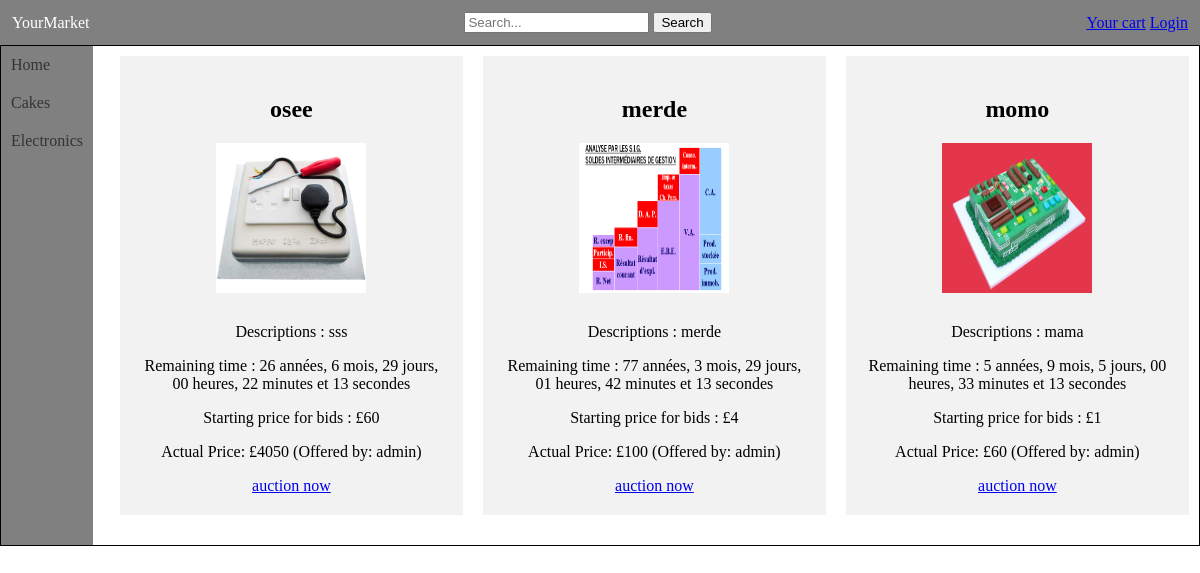
Page /electronics.php on the committed database.
### tables this page shows
CREATE TABLE IF NOT EXISTS `items` (
  `id` int NOT NULL AUTO_INCREMENT,
  `nameItem` varchar(200) NOT NULL,
  `descriptions` varchar(999) NOT NULL,
  `price` double NOT NULL,
  `categories` int NOT NULL,
  `sellType` int NOT NULL,
  `quantity` int NOT NULL DEFAULT '1',
  `available` tinyint(1) NOT NULL DEFAULT '1',
  `endDate` datetime DEFAULT NULL,
  PRIMARY KEY (`id`)
);

CREATE TABLE IF NOT EXISTS `picturesvideos` (
  `id` int NOT NULL AUTO_INCREMENT,
  `link` varchar(500) NOT NULL,
  PRIMARY KEY (`id`)
);

CREATE TABLE IF NOT EXISTS `bids` (
  `id` int NOT NULL AUTO_INCREMENT,
  `itemId` int NOT NULL,
  `price` int NOT NULL,
  PRIMARY KEY (`id`)
);

CREATE TABLE IF NOT EXISTS `users` (
  `username` varchar(100) NOT NULL,
  `firstName` varchar(100) NOT NULL,
  `familyName` varchar(100) NOT NULL,
  `email` varchar(100) NOT NULL,
  `phone` varchar(15) NOT NULL,
  `passwd` varchar(100) NOT NULL,
  `roles` int NOT NULL,
  `activated` tinyint(1) NOT NULL,
  PRIMARY KEY (`username`)
);

### electronics.php (the view, shortened to what this page needs)
<!DOCTYPE html>
<html>
<head>
    <link rel="stylesheet" type="text/css" href="Constant/styles.css">
</head>
<body>
    <head>
        <?php
        include('Constant/head.php');
        ?>
    </head>
    <div class="page">
        <nav>
            <?php include('Constant/navbar.php'); ?>
        </nav>
        <div class="content">
            <div class="row">
                <?php
                global $conn;
                $currentDatetime = date("Y-m-d H:i:s");
                $sql = "SELECT i.id,nameItem,descriptions,price,categories,quantity,sellType,idLink,link,endDate FROM items as i inner join have as h on i.id = h.idItem inner join picturesvideos as pv on h.idLink=pv.id where categories=2 and quantity>0 ";
                $result = $conn->query($sql);
                if ($result->num_rows > 0) {
                    while ($row = $result->fetch_assoc()) {
                        echo '<div class="column">';
                        echo '<div class="item">';
                        echo '<h2>' . $row["nameItem"] . '</h2>';
                        echo '<img src='. $row["link"] . '>';
                        echo '<p>Descriptions : ' . $row["descriptions"] . '</p>';
                        if($row["sellType"]==1){
                            echo '<p>Price for buy : £' . $row["price"] . '</p>';
                            echo '<button class="add-to-cart">Add to Cart</button><br>';
                            echo '<button onclick="openPayment();">Buy Now</button><br>';
                            echo '<button >Negociate the price</button>';
                        }else{
                            if ($currentDatetime >= $row["endDate"]) {
                                echo "Le timer a expiré.";
                            } else {
                                $expiryTime = new DateTime($row["endDate"]);
                                $currentDatetimeObj = new DateTime($currentDatetime);
                                $interval = $currentDatetimeObj->diff($expiryTime);
                                $remainingTime = $interval->format('%y années, %m mois, %d jours, %H heures, %I minutes et %S secondes');
                                echo "Remaining time : " . $remainingTime;
                            }
                            echo '<p>Starting price for bids : £' . $row["price"] . '</p>';
                            $bidPriceSql = "SELECT price FROM bids WHERE itemId = " . $row["id"];
                            $bidPriceResult = $conn->query($bidPriceSql);
                            if ($bidPriceResult->num_rows > 0) {
                                $bidPriceRow = $bidPriceResult->fetch_assoc();
                                $currentPrice = $bidPriceRow['price'];
                                $usernameSql = "SELECT u.username
                                                FROM users AS u
                                                INNER JOIN place AS p ON u.username = p.username
                                                INNER JOIN bids AS b ON p.bidId = b.id
                                                WHERE b.itemId = " . $row["id"];
                                $usernameResult = $conn->query($usernameSql);
                                if ($usernameResult->num_rows > 0) {
                                    $usernameRow = $usernameResult->fetch_assoc();
                                    $username = $usernameRow['username'];
                                    echo '<p>Actual Price: £' . $currentPrice . ' (Offered by: ' . $username . ')</p>';
                                }
                            }
                            echo '<a href="javascript:void(0);" onclick="confirmBid('.$row['id'].', '.$row['price'].');">auction now</a> <br>';
                        }
                        echo '</div>';
                        echo '</div>';
                    }
                }
                ?>
            </div>
        </div>
    </div>
</body>
</html>

### Constant/head.php (shortened to what this page needs)
<!DOCTYPE html>
<html>
<head>
</head>
  <header class="header">
    <div class="header-title">YourMarket</div>
    <div class="search-bar">
      <input type="text" placeholder="Search..." />
      <button type="submit">Search</button>
    </div>
    <div>
      <a href="cart.php">Your cart</a>
      <?php
      if(isset($_SESSION['username'])){
        ?>
        <div class="profile-button">
        <img src="Photos/pdp.png" height="50px" alt="Photo de profil">
        <div class="profile-dropdown">
            <a href="profil.php">Profil</a>
            <br>
            <a href="disconnect.php">Logout</a>
        </div>
      </div>
      <?php
      }else{
        echo '<a href="UserConnexion/formLoginRegister.php">Login</a>';
      } ?>
    </div>
  </header>
</html>

### Constant/navbar.php (shortened to what this page needs)
<!DOCTYPE html>
<html>
<div class="navbar">
  <ul>
    <li><a href="index.php">Home</a></li>
    <li><a href="desserts.php">Cakes</a></li>
    <li><a href="electronics.php">Electronics</a></li>
  </ul>
</div>
</html>

### Constant/styles.css (style rules this page uses)
body { margin: 0; padding: 0; }
nav { width: 10%; left: 0; flex-grow: 1; }
.navbar { background-color: gray; height: 100%; float: left; }
.navbar ul { list-style-type: none; padding: 0; margin: 0; }
.navbar a { display: block; padding: 10px; text-decoration: none; color: #333; }
.page { border: 1px solid black; display: flex; }
.content { text-align: center; width: 100%; }

### electronics.php (style rules this page uses)
.column { float: left; width: 33.33%; padding: 10px; box-sizing: border-box; }
.row:after { content: ""; display: table; clear: both; }
.item { background-color: #f2f2f2; padding: 20px; margin-bottom: 20px; }
.item img { width: 150px; height: 150px; margin-bottom: 10px; }

### Constant/head.php (style rules this page uses)
.header { background-color: gray; padding: 1%; display: flex; align-items: center; justify-content: space-between; color: white; }

### rows in the picture
items: nameItem "osee", picturesvideos.link (picture), descriptions "sss", price "60", bids.price "4050", users.username "admin"
items: nameItem "merde", picturesvideos.link (picture), descriptions "merde", price "4", bids.price "100", users.username "admin"
items: nameItem "momo", picturesvideos.link (picture), descriptions "mama", price "1", bids.price "60", users.username "admin"
